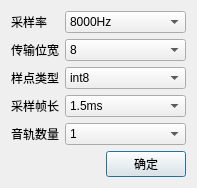
<?xml version="1.0" encoding="UTF-8"?>
<ui version="4.0">
 <class>TimeDomainSettingDialog</class>
 <widget class="QDialog" name="TimeDomainSettingDialog">
  <property name="geometry">
   <rect>
    <x>0</x>
    <y>0</y>
    <width>197</width>
    <height>186</height>
   </rect>
  </property>
  <property name="sizePolicy">
   <sizepolicy hsizetype="Fixed" vsizetype="Fixed">
    <horstretch>0</horstretch>
    <verstretch>0</verstretch>
   </sizepolicy>
  </property>
  <property name="windowTitle">
   <string>Dialog</string>
  </property>
  <layout class="QVBoxLayout" name="verticalLayout">
   <item>
    <layout class="QGridLayout" name="gridLayout_2">
     <item row="1" column="0">
      <widget class="QLabel" name="TransmissionBitLabel">
       <property name="sizePolicy">
        <sizepolicy hsizetype="Fixed" vsizetype="Preferred">
         <horstretch>0</horstretch>
         <verstretch>0</verstretch>
        </sizepolicy>
       </property>
       <property name="text">
        <string>传输位宽</string>
       </property>
      </widget>
     </item>
     <item row="3" column="0">
      <widget class="QLabel" name="TracksNumLabel_2">
       <property name="text">
        <string>采样帧长</string>
       </property>
      </widget>
     </item>
     <item row="3" column="1">
      <widget class="QComboBox" name="FrameLenghtBox">
       <property name="currentText">
        <string>1.5ms</string>
       </property>
       <item>
        <property name="text">
         <string>1.5ms</string>
        </property>
       </item>
       <item>
        <property name="text">
         <string>4.0ms</string>
        </property>
       </item>
      </widget>
     </item>
     <item row="2" column="0">
      <widget class="QLabel" name="SampleBitLabel">
       <property name="text">
        <string>样点类型</string>
       </property>
      </widget>
     </item>
     <item row="1" column="1">
      <widget class="QComboBox" name="TransmissionBitBox">
       <property name="currentText">
        <string>8</string>
       </property>
       <item>
        <property name="text">
         <string>8</string>
        </property>
       </item>
       <item>
        <property name="text">
         <string>16</string>
        </property>
       </item>
       <item>
        <property name="text">
         <string>32</string>
        </property>
       </item>
      </widget>
     </item>
     <item row="4" column="0">
      <widget class="QLabel" name="TracksNumLabel">
       <property name="text">
        <string>音轨数量</string>
       </property>
      </widget>
     </item>
     <item row="2" column="1">
      <widget class="QComboBox" name="SampleBitBox">
       <property name="currentText">
        <string>int8</string>
       </property>
       <item>
        <property name="text">
         <string>int8</string>
        </property>
       </item>
       <item>
        <property name="text">
         <string>int16</string>
        </property>
       </item>
       <item>
        <property name="text">
         <string>int24</string>
        </property>
       </item>
       <item>
        <property name="text">
         <string>int32</string>
        </property>
       </item>
       <item>
        <property name="text">
         <string>float</string>
        </property>
       </item>
      </widget>
     </item>
     <item row="0" column="0">
      <widget class="QLabel" name="SamplingRateLabel">
       <property name="sizePolicy">
        <sizepolicy hsizetype="Fixed" vsizetype="Preferred">
         <horstretch>0</horstretch>
         <verstretch>0</verstretch>
        </sizepolicy>
       </property>
       <property name="text">
        <string>采样率  </string>
       </property>
      </widget>
     </item>
     <item row="4" column="1">
      <widget class="QComboBox" name="TracksNumBox">
       <property name="currentText">
        <string>1</string>
       </property>
       <item>
        <property name="text">
         <string>1</string>
        </property>
       </item>
       <item>
        <property name="text">
         <string>2</string>
        </property>
       </item>
       <item>
        <property name="text">
         <string>3</string>
        </property>
       </item>
       <item>
        <property name="text">
         <string>4</string>
        </property>
       </item>
       <item>
        <property name="text">
         <string>5</string>
        </property>
       </item>
       <item>
        <property name="text">
         <string>6</string>
        </property>
       </item>
       <item>
        <property name="text">
         <string>7</string>
        </property>
       </item>
       <item>
        <property name="text">
         <string>8</string>
        </property>
       </item>
       <item>
        <property name="text">
         <string>9</string>
        </property>
       </item>
       <item>
        <property name="text">
         <string>10</string>
        </property>
       </item>
      </widget>
     </item>
     <item row="0" column="1">
      <widget class="QComboBox" name="SamplingRateBox">
       <property name="currentText">
        <string>8000Hz</string>
       </property>
       <item>
        <property name="text">
         <string>8000Hz</string>
        </property>
       </item>
       <item>
        <property name="text">
         <string>11025Hz</string>
        </property>
       </item>
       <item>
        <property name="text">
         <string>12000Hz</string>
        </property>
       </item>
       <item>
        <property name="text">
         <string>16000Hz</string>
        </property>
       </item>
       <item>
        <property name="text">
         <string>22050Hz</string>
        </property>
       </item>
       <item>
        <property name="text">
         <string>24000Hz</string>
        </property>
       </item>
       <item>
        <property name="text">
         <string>32000Hz</string>
        </property>
       </item>
       <item>
        <property name="text">
         <string>44100Hz</string>
        </property>
       </item>
       <item>
        <property name="text">
         <string>48000Hz</string>
        </property>
       </item>
       <item>
        <property name="text">
         <string>64000Hz</string>
        </property>
       </item>
       <item>
        <property name="text">
         <string>88200Hz</string>
        </property>
       </item>
       <item>
        <property name="text">
         <string>96000Hz</string>
        </property>
       </item>
       <item>
        <property name="text">
         <string>176400Hz</string>
        </property>
       </item>
       <item>
        <property name="text">
         <string>192000Hz</string>
        </property>
       </item>
      </widget>
     </item>
     <item row="5" column="1">
      <layout class="QHBoxLayout" name="horizontalLayout">
       <property name="topMargin">
        <number>0</number>
       </property>
       <item>
        <spacer name="horizontalSpacer">
         <property name="orientation">
          <enum>Qt::Horizontal</enum>
         </property>
         <property name="sizeHint" stdset="0">
          <size>
           <width>40</width>
           <height>20</height>
          </size>
         </property>
        </spacer>
       </item>
       <item>
        <widget class="QPushButton" name="TimeConfirmBtn">
         <property name="sizePolicy">
          <sizepolicy hsizetype="Fixed" vsizetype="Fixed">
           <horstretch>0</horstretch>
           <verstretch>0</verstretch>
          </sizepolicy>
         </property>
         <property name="text">
          <string>确定</string>
         </property>
        </widget>
       </item>
      </layout>
     </item>
    </layout>
   </item>
  </layout>
 </widget>
 <resources/>
 <connections/>
</ui>
